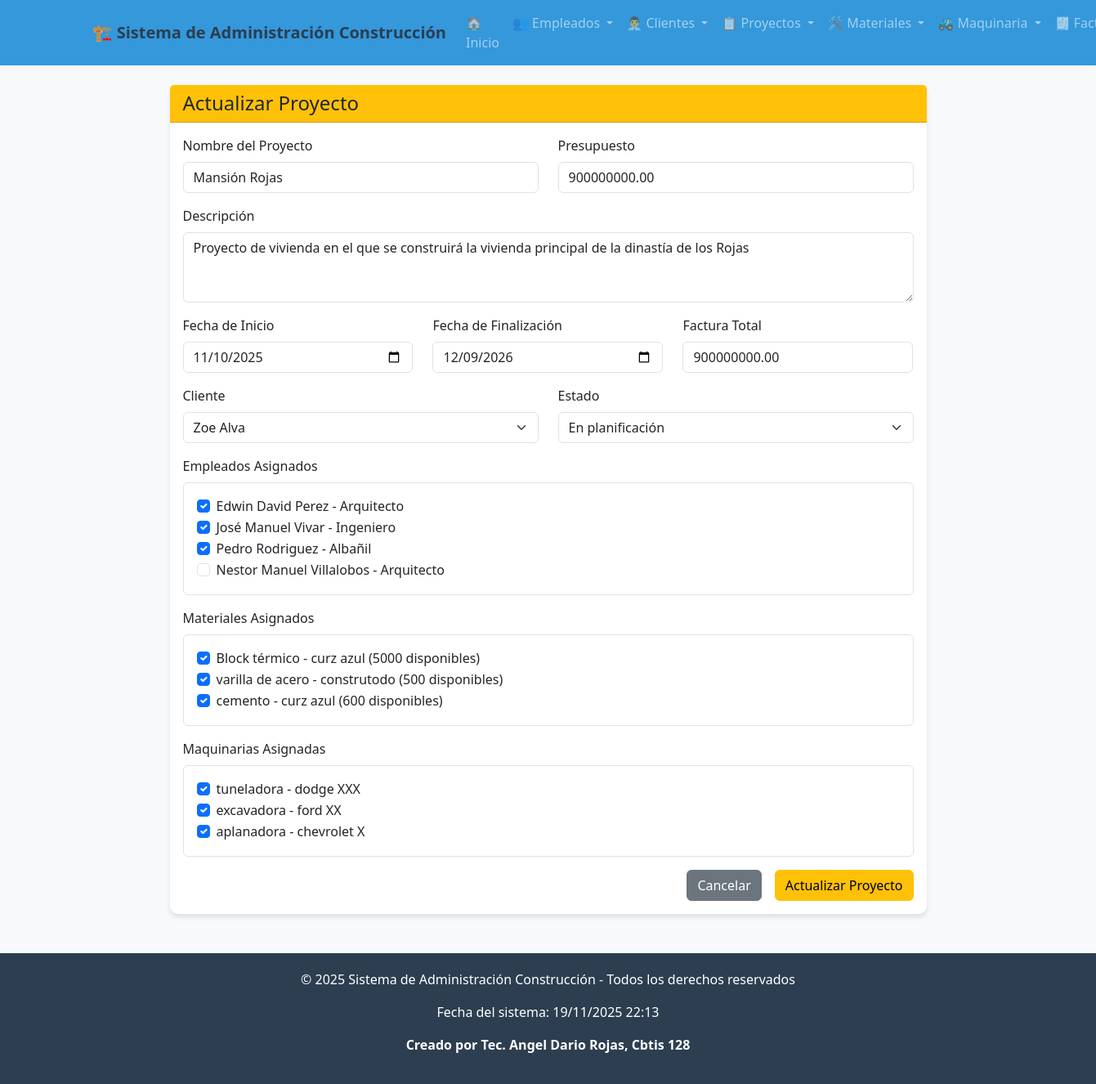
Page /proyecto/actualizar/1/ on the committed database.
### app_Construccion/models.py (models this page shows, shortened)
class Proyecto(models.Model):
    nombre = models.CharField(max_length=150)
    descripcion = models.TextField()
    fecha_inicio = models.DateField()
    fecha_fin = models.DateField()
    presupuesto = models.DecimalField(max_digits=12, decimal_places=2)
    cliente = models.ForeignKey(Cliente, on_delete=models.CASCADE, related_name="proyectos")
    empleados = models.ManyToManyField(Empleado, related_name="proyectos")
    materiales = models.ManyToManyField(Material, related_name="proyectos", blank=True)
    maquinarias = models.ManyToManyField(Maquinaria, related_name="proyectos", blank=True)
    factura_total = models.DecimalField(max_digits=12, decimal_places=2, default=0)
    estado = models.CharField(
        max_length=50,
        choices=[
            ("En planificación", "En planificación"),
            ("En curso", "En curso"),
            ("Finalizado", "Finalizado"),
        ],
        default="En planificación",
    )
    factura_generada = models.BooleanField(default=False)

class Cliente(models.Model):
    nombre = models.CharField(max_length=100)
    apellido = models.CharField(max_length=100)
    tipo_cliente = models.CharField(
        max_length=50,
        choices=[
            ("Residencial", "Residencial"),
            ("Comercial", "Comercial"),
            ("Gubernamental", "Gubernamental"),
        ],
        default="Residencial"
    )
    telefono = models.CharField(max_length=20)
    email = models.EmailField(unique=True)
    direccion = models.CharField(max_length=200)
    fecha_registro = models.DateField(auto_now_add=True)

class Empleado(models.Model):
    nombre = models.CharField(max_length=100)
    apellido = models.CharField(max_length=100)
    cargo = models.CharField(max_length=100)
    telefono = models.CharField(max_length=20)
    email = models.EmailField(unique=True)
    fecha_contratacion = models.DateField()
    salario = models.DecimalField(max_digits=10, decimal_places=2)

class Material(models.Model):
    nombre = models.CharField(max_length=100)
    marca = models.CharField(max_length=100)
    cantidad = models.IntegerField()
    peso = models.DecimalField(max_digits=10, decimal_places=2)
    tipo = models.CharField(max_length=100)
    precio = models.DecimalField(max_digits=12, decimal_places=2)

class Maquinaria(models.Model):
    nombre = models.CharField(max_length=100)
    modelo = models.CharField(max_length=100)
    marca = models.CharField(max_length=100)
    num_serie = models.CharField(max_length=100, unique=True)
    fecha_adq = models.DateField()
    horas_uso = models.IntegerField(default=0)
    id_empleado = models.ForeignKey(Empleado, on_delete=models.CASCADE, related_name="maquinarias")
    cantidad = models.IntegerField()

### app_Construccion/views.py (the view, shortened to what this page needs)
# urls.py: path('proyecto/actualizar/<int:proyecto_id>/', views.actualizar_proyecto, name='actualizar_proyecto'),
def actualizar_proyecto(request, proyecto_id):
    proyecto = get_object_or_404(Proyecto, id=proyecto_id)
    clientes = Cliente.objects.all()
    empleados = Empleado.objects.all()
    materiales = Material.objects.all()
    maquinarias = Maquinaria.objects.all()
    return render(request, 'proyecto/actualizar_proyecto.html', {
        'proyecto': proyecto,
        'clientes': clientes,
        'empleados': empleados,
        'materiales': materiales,
        'maquinarias': maquinarias
    })

### app_Construccion/templates/proyecto/actualizar_proyecto.html (shortened to what this page needs)
{% extends 'base.html' %}
{% block content %}
<div class="row justify-content-center">
    <div class="col-md-10">
        <div class="card">
            <div class="card-header bg-warning text-dark">
                <h4 class="mb-0">Actualizar Proyecto</h4>
            </div>
            <div class="card-body">
                <form method="POST">
                    <div class="row">
                        <div class="col-md-6 mb-3">
                            <label for="nombre" class="form-label">Nombre del Proyecto</label>
                            <input type="text" class="form-control" id="nombre" name="nombre" value="{{ proyecto.nombre }}" required>
                        </div>
                        <div class="col-md-6 mb-3">
                            <label for="presupuesto" class="form-label">Presupuesto</label>
                            <input type="number" step="0.01" class="form-control" id="presupuesto" name="presupuesto" value="{{ proyecto.presupuesto }}" required>
                        </div>
                    </div>
                    <div class="mb-3">
                        <label for="descripcion" class="form-label">Descripción</label>
                        <textarea class="form-control" id="descripcion" name="descripcion" rows="3" required>{{ proyecto.descripcion }}</textarea>
                    </div>
                    <div class="row">
                        <div class="col-md-4 mb-3">
                            <label for="fecha_inicio" class="form-label">Fecha de Inicio</label>
                            <input type="date" class="form-control" id="fecha_inicio" name="fecha_inicio" value="{{ proyecto.fecha_inicio|date:'Y-m-d' }}" required>
                        </div>
                        <div class="col-md-4 mb-3">
                            <label for="fecha_fin" class="form-label">Fecha de Finalización</label>
                            <input type="date" class="form-control" id="fecha_fin" name="fecha_fin" value="{{ proyecto.fecha_fin|date:'Y-m-d' }}" required>
                        </div>
                        <div class="col-md-4 mb-3">
                            <label for="factura_total" class="form-label">Factura Total</label>
                            <input type="number" step="0.01" class="form-control" id="factura_total" name="factura_total" value="{{ proyecto.factura_total }}" required>
                        </div>
                    </div>
                    <div class="row">
                        <div class="col-md-6 mb-3">
                            <label for="cliente" class="form-label">Cliente</label>
                            <select class="form-select" id="cliente" name="cliente" required>
                                {% for cliente in clientes %}
                                <option value="{{ cliente.id }}" {% if cliente.id == proyecto.cliente.id %}selected{% endif %}>
                                    {{ cliente.nombre }} {{ cliente.apellido }}
                                </option>
                                {% endfor %}
                            </select>
                        </div>
                        <div class="col-md-6 mb-3">
                            <label for="estado" class="form-label">Estado</label>
                            <select class="form-select" id="estado" name="estado" required>
                                <option value="En planificación" {% if proyecto.estado == "En planificación" %}selected{% endif %}>En planificación</option>
                            </select>
                        </div>
                    </div>
                    <div class="mb-3">
                        <label class="form-label">Empleados Asignados</label>
                        <div class="border rounded p-3" style="max-height: 200px; overflow-y: auto;">
                            {% for empleado in empleados %}
                            <div class="form-check">
                                <input class="form-check-input" type="checkbox" name="empleados" value="{{ empleado.id }}" id="empleado{{ empleado.id }}"
                                    {% if empleado in proyecto.empleados.all %}checked{% endif %}>
                                <label class="form-check-label" for="empleado{{ empleado.id }}">
                                    {{ empleado.nombre }} {{ empleado.apellido }} - {{ empleado.cargo }}
                                </label>
                            </div>
                            {% endfor %}
                        </div>
                    </div>
                    <div class="mb-3">
                        <label class="form-label">Materiales Asignados</label>
                        <div class="border rounded p-3" style="max-height: 200px; overflow-y: auto;">
                            {% if materiales %}
                                {% for material in materiales %}
                                <div class="form-check">
                                    <input class="form-check-input" type="checkbox" name="materiales" value="{{ material.id }}" id="material{{ material.id }}"
                                        {% if material in proyecto.materiales.all %}checked{% endif %}>
                                    <label class="form-check-label" for="material{{ material.id }}">
                                        {{ material.nombre }} - {{ material.marca }} ({{ material.cantidad }} disponibles)
                                    </label>
                                </div>
                                {% endfor %}
                            {% else %}
                                <p class="text-muted">No hay materiales registrados. <a href="{% url 'agregar_material' %}">Agregar material</a></p>
                            {% endif %}
                        </div>
                    </div>
                    <div class="mb-3">
                        <label class="form-label">Maquinarias Asignadas</label>
                        <div class="border rounded p-3" style="max-height: 200px; overflow-y: auto;">
                            {% if maquinarias %}
                                {% for maquinaria in maquinarias %}
                                <div class="form-check">
                                    <input class="form-check-input" type="checkbox" name="maquinarias" value="{{ maquinaria.id }}" id="maquinaria{{ maquinaria.id }}"
                                        {% if maquinaria in proyecto.maquinarias.all %}checked{% endif %}>
                                    <label class="form-check-label" for="maquinaria{{ maquinaria.id }}">
                                        {{ maquinaria.nombre }} - {{ maquinaria.marca }} {{ maquinaria.modelo }}
                                    </label>
                                </div>
                                {% endfor %}
                            {% else %}
                                <p class="text-muted">No hay maquinaria registrada. <a href="{% url 'agregar_maquinaria' %}">Agregar maquinaria</a></p>
                            {% endif %}
                        </div>
                    </div>
                    <div class="d-grid gap-2 d-md-flex justify-content-md-end">
                        <a href="{% url 'ver_proyectos' %}" class="btn btn-secondary me-md-2">Cancelar</a>
                        <button type="submit" class="btn btn-warning">Actualizar Proyecto</button>
                    </div>
                </form>
            </div>
        </div>
    </div>
</div>
{% endblock %}

### app_Construccion/templates/base.html (style rules this page uses)
body { background-color: #f8f9fa; font-family: 'Segoe UI', Tahoma, Geneva, Verdana, sans-serif; }
.card { border: none; border-radius: 10px; box-shadow: 0 4px 6px rgba(0,0,0,0.1); }

### rows in the picture
Proyecto: nombre "Mansión Rojas", presupuesto "900000000.00", descripcion "Proyecto de vivienda en el que se construirá la vivienda principal de la dinastía de los Rojas", fecha_inicio "11/10/2025", fecha_fin "12/09/2026", factura_total "900000000.00", cliente "Zoe Alva", estado "En planificación"
Empleado: empleados "☑", nombre "Edwin David", apellido "Perez", cargo "Arquitecto"
Empleado: empleados "☑", nombre "José Manuel", apellido "Vivar", cargo "Ingeniero"
Empleado: empleados "☑", nombre "Pedro", apellido "Rodriguez", cargo "Albañil"
Empleado: nombre "Nestor Manuel", apellido "Villalobos", cargo "Arquitecto"
Material: materiales "☑", nombre "Block térmico", marca "curz azul", cantidad "5000"
Material: materiales "☑", nombre "varilla de acero", marca "construtodo", cantidad "500"
Material: materiales "☑", nombre "cemento", marca "curz azul", cantidad "600"
Maquinaria: maquinarias "☑", nombre "tuneladora", marca "dodge", modelo "XXX"
Maquinaria: maquinarias "☑", nombre "excavadora", marca "ford", modelo "XX"
Maquinaria: maquinarias "☑", nombre "aplanadora", marca "chevrolet", modelo "X"
